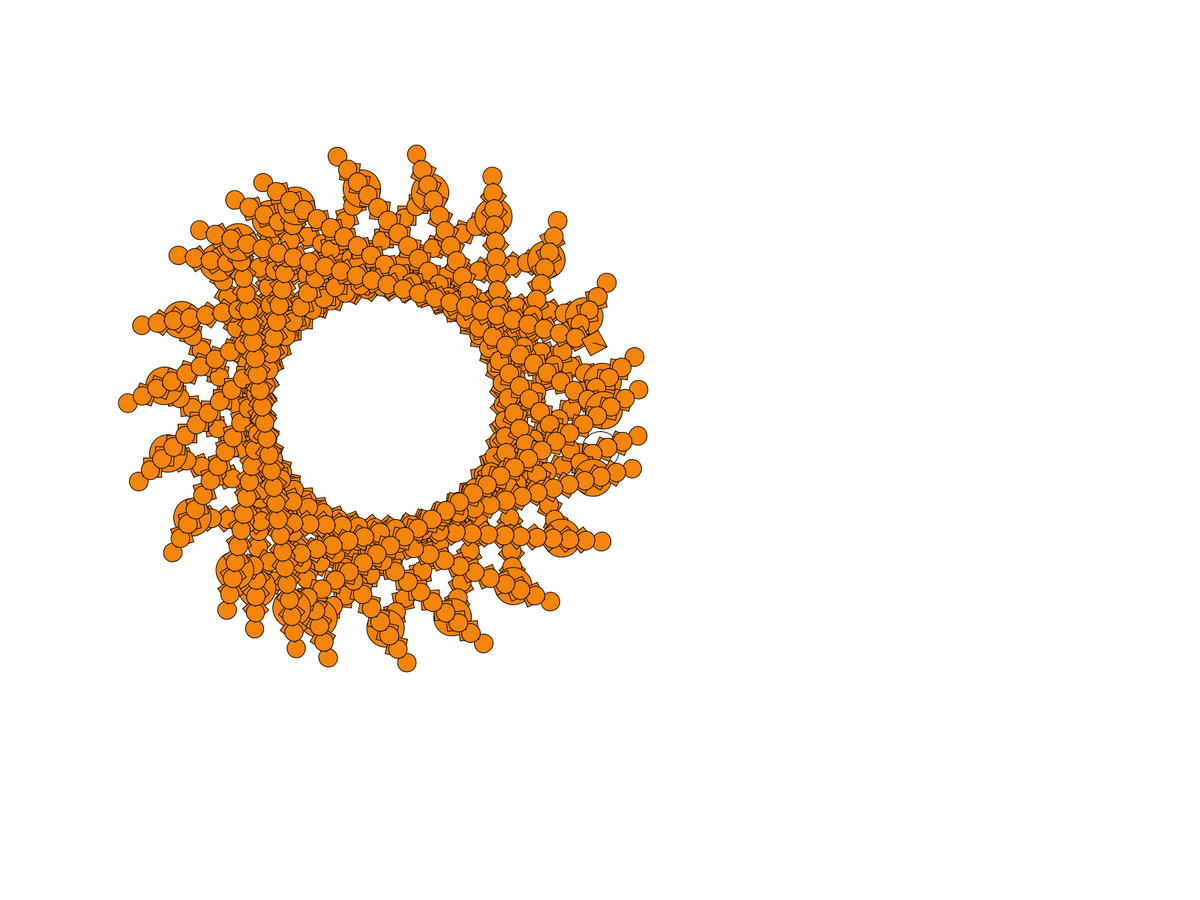
Frame 1 (no input)
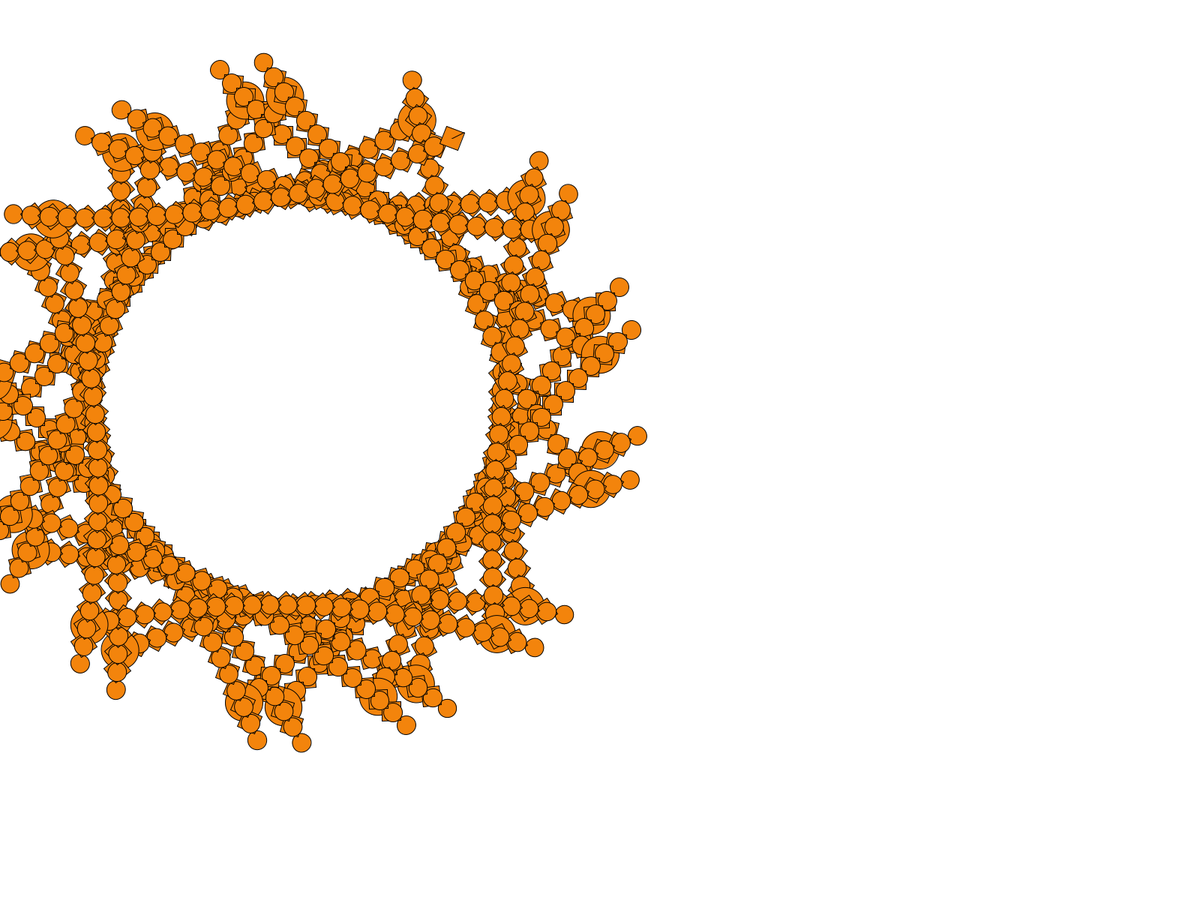
Frame 60 (the mouse pressed at the canvas centre just before this capture)
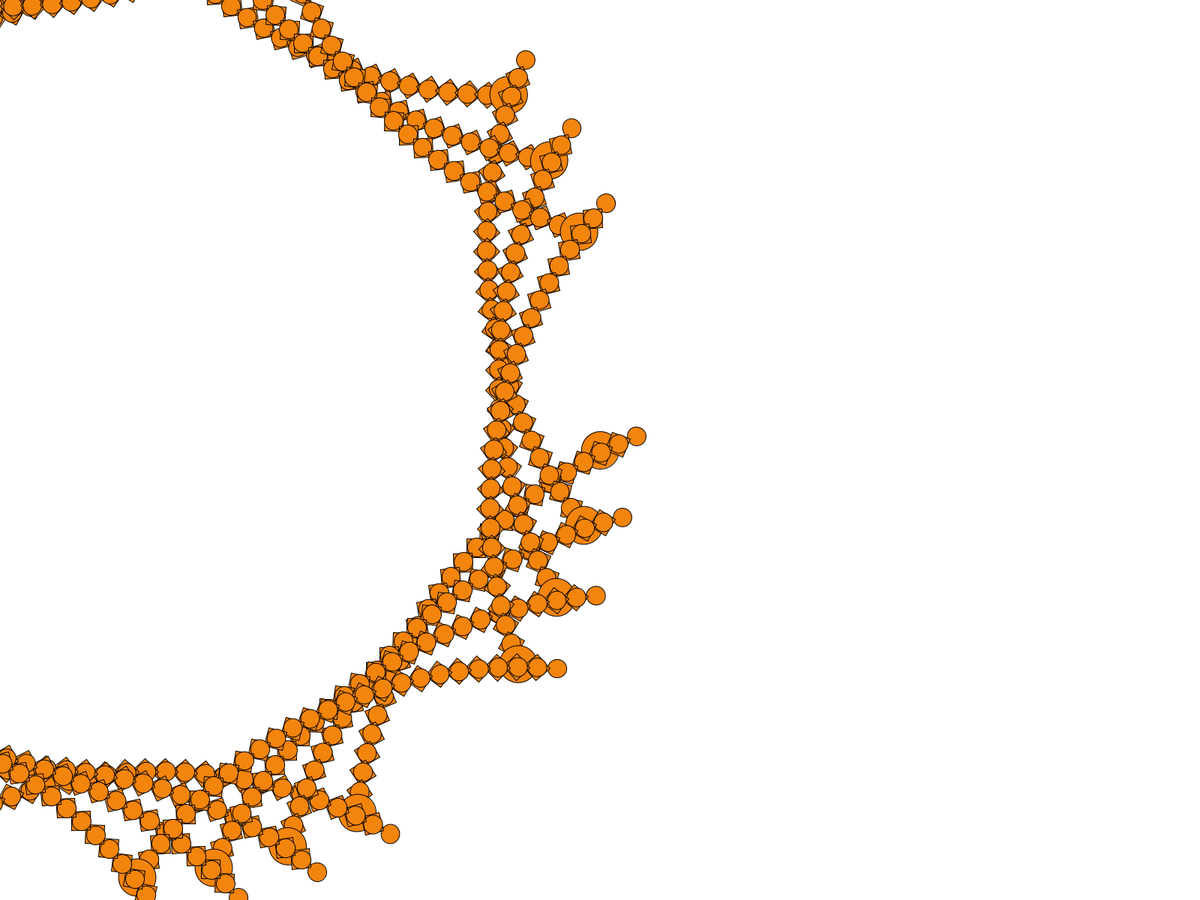
Frame 120 (the mouse held since frame 60 and released just before this capture)

The Processing sketch that drew these frames (run headless with seeded random() and noise(); from frame 60 on, the mouse is pressed at the canvas centre):

// Processing sketch: OriginalFractal
// ── OriginalFractal.pde
void setup() {
  fullScreen();
}

float sourceAngle = 0;
float fractalCount = 0;
void draw() {
  background(255);

  sourceAngle = sourceAngle + 0.000001;
  drawFractal(width/6, height/2, 50, (float)(360*Math.sin(sourceAngle)), 25);
}
void drawFractal(float x, float y, float radius, float angle, float fractalCount) {
  
  translate(width/2, height/2);
  for(int i=0;i<fractalCount;i++){
    
    ellipse(0, 0, radius, radius);
    
   
    fill(243,132,12);
    rotate(2);
    translate(-+35,-+35);
    for(int j=0;j<fractalCount;j++){
      rotate(-+angle);
      translate(-+angle,-+angle);
      for(int e = 0; e <fractalCount;e++)
        translate(angle-+.125,angle-+.125);
        ellipse(0,0,radius/2,radius/2);
        for(int d = 0; d <fractalCount;d++)
          translate(angle-+-.25,angle-+-.225);
          rect(0,0,radius/2,radius/2);
          for(int d = 0; d <fractalCount;d++)
            translate(angle-+-.5,angle-+-.5);
            triangle(0,0,0,0,radius/4,radius/4);
        
      
    }
  }
    
}


/*void drawTree(float x, float y, float length, float angle){
 pushMatrix();
 translate(height/2,width/2);
 rotate(radians(angle));
 ellipse(0,0,5,5);
 rect(0,0,10,10);
 
 if(length>1){
 drawTree(length,0, .75*length, angle + 10);
 drawTree(length,0, .75*length, angle - 10);
 
 }
 popMatrix();
 }*/
